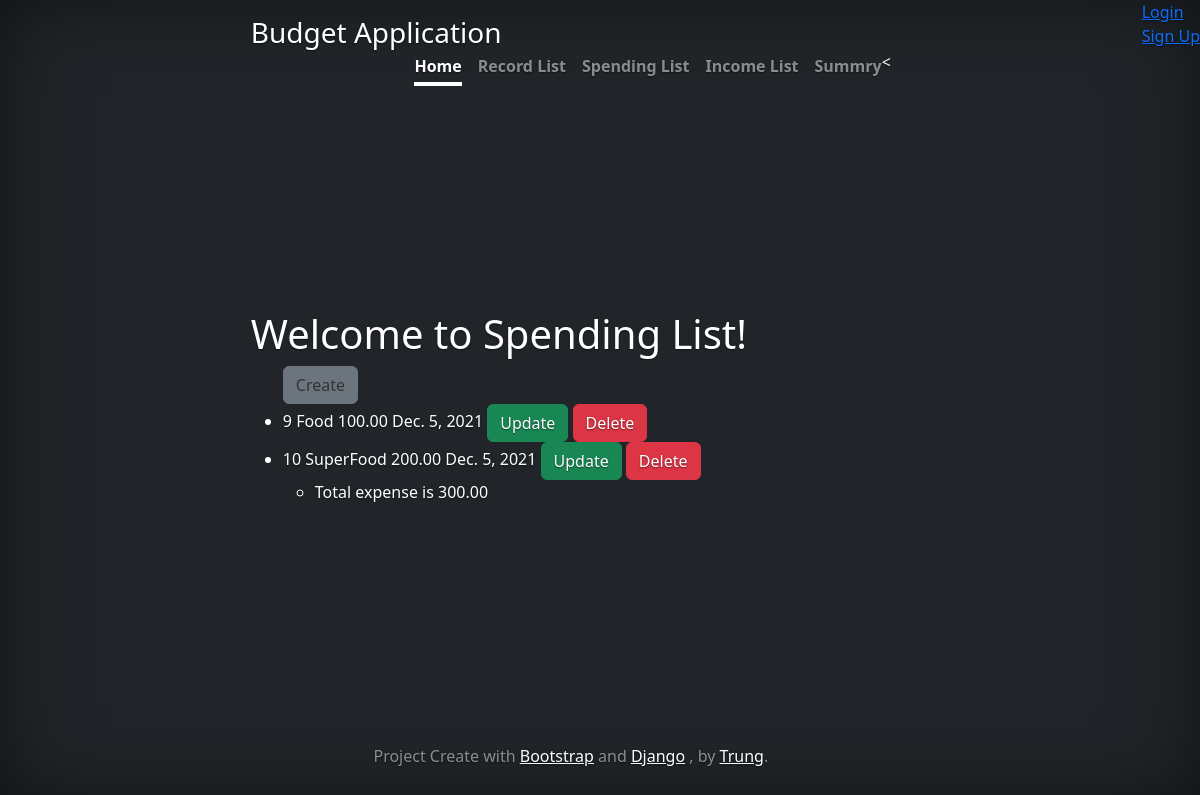
The page /budget/spending/list/ on the database its author committed.
### budget/models.py (models this page shows, shortened)
class Spending(models.Model):
    name = CharField(max_length=128)
    amount = DecimalField(max_digits=8,decimal_places=2)
    category = ForeignKey(Category,related_name='spending', null=True,on_delete=models.DO_NOTHING)
    date = DateField(default=datetime.date.today)# date field , default is today
    description = TextField()
    record = ForeignKey(Record,on_delete=models.CASCADE,null=True,related_name='spending')

### budget/views.py (the view)
# urls.py: path('budget/spending/list/',SpendingListView.as_view(), name='spending_list'),
class SpendingListView(ListView):
    template_name = "spendings/list.html"
    model = Spending
    def get_context_data(self,**kwargs):
        context=super().get_context_data(**kwargs)
        context['expenses'] = Spending.objects.all() # get a query of all expenses
        total_expenses = context['expenses'].aggregate(Sum('amount'))  #sum
        context['total_expenses'] = total_expenses
        return context

### budget/templates/spendings/list.html
{% extends "base.html" %}
{% block content %}
  <h1>Welcome to Spending List!</h1>
  <ul>
    <a class="btn btn-secondary" href="{% url 'spending_create' %}" role="button">Create</a>
    {% for expense in expenses %}
      <li>
        {{ expense.pk }}
        {{ expense.name }}
        {{ expense.amount }}
        {{ expense.date }}
        <a class="btn btn-success" href="{% url 'spending_update' expense.pk %}" role="button"> Update</a>
        <a class="btn btn-danger" href="{% url 'spending_delete' expense.pk %}" role="button"> Delete</a>
      </li>
    {% endfor %}
      <ul>
        <li>Total expense is {{ total_expenses.amount__sum|floatformat:2 }}</li>
      </ul>
  </ul>
{% endblock %}

### budget/templates/cover.css (style rules this page uses)
.btn-secondary, .btn-secondary:hover, .btn-secondary:focus { color: #333; text-shadow: none; }
body { text-shadow: 0 .05rem .1rem rgba(0, 0, 0, .5); box-shadow: inset 0 0 5rem rgba(0, 0, 0, .5); }

### rows shown on the page
Spending: pk "9", name "Food", amount "100.00", date "Dec. 5, 2021"
Spending: pk "10", name "SuperFood", amount "200.00", date "Dec. 5, 2021"

### other values the page prints
{{ total_expenses.amount__sum|floatformat:2 }} "300.00"
